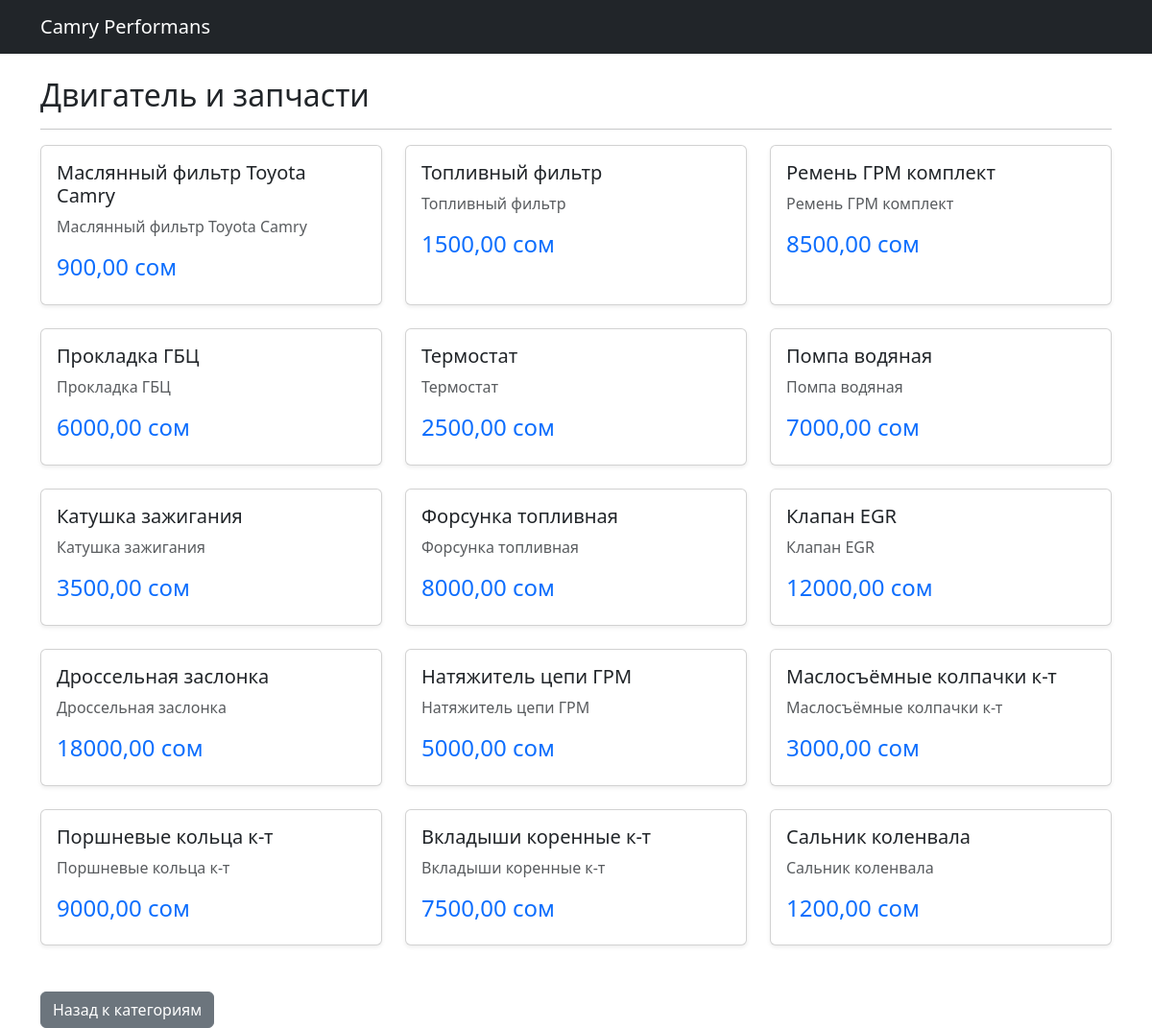
The page /category/dvigatel/ on the database its author committed.
### core/models.py (models this page shows, shortened)
class Category(models.Model):
    name       = models.CharField(max_length=100, verbose_name='Название')
    slug       = models.SlugField(unique=True)
    department = models.CharField(max_length=20, choices=DEPARTMENT_CHOICES, default='stock', verbose_name='Отдел')
    description= models.TextField(blank=True, verbose_name='Описание')
    image      = models.ImageField(upload_to='categories/', blank=True, null=True, verbose_name='Фото')
    class Meta:
        verbose_name = 'Категория'
        verbose_name_plural = 'Категории'

class Product(models.Model):
    category       = models.ForeignKey(Category, on_delete=models.CASCADE, related_name='products', verbose_name='Категория')
    compatible_with= models.ManyToManyField(CarModel, blank=True, verbose_name='Совместимость')
    title          = models.CharField(max_length=250, verbose_name='Название')
    description    = models.TextField(verbose_name='Описание')
    price          = models.DecimalField(max_digits=10, decimal_places=2, verbose_name='Цена (сом)')
    image          = models.ImageField(upload_to='products/', blank=True, null=True, verbose_name='Фото')
    in_stock       = models.BooleanField(default=True, verbose_name='В наличии')
    is_premium     = models.BooleanField(default=False, verbose_name='Премиум')
    created_at     = models.DateTimeField(auto_now_add=True)
    class Meta:
        verbose_name = 'Товар'
        verbose_name_plural = 'Товары'

### core/views.py (the view)
# urls.py: path('category/<slug:slug>/', views.category_detail, name='category_detail'),
def category_detail(request, slug):
    category = get_object_or_404(Category, slug=slug)
    products = category.products.all()
    return render(request, 'category_detail.html', {'category': category, 'products': products})

### core/templates/category_detail.html (shortened to what this page needs)
{% load static %}
<!DOCTYPE html>
<html lang="ru">
<head>
    <link href="https://cdn.jsdelivr.net/npm/bootstrap@5.3.0/dist/css/bootstrap.min.css" rel="stylesheet">
</head>
<body>
<nav class="navbar navbar-dark bg-dark mb-4">
    <div class="container"><a class="navbar-brand" href="/">Camry Performans</a></div>
</nav>
<div class="container">
    <h2>{{ category.name }}</h2>
    <hr>
    <div class="row row-cols-1 row-cols-md-3 g-4">
        {% for product in products %}
        <div class="col">
            <div class="card h-100 shadow-sm">
                <div class="card-body">
                    <h5 class="card-title">{{ product.title }}</h5>
                    <p class="card-text text-muted">{{ product.description|truncatewords:10 }}</p>
                    <h4 class="text-primary">{{ product.price }} сом</h4>
                </div>
            </div>
        </div>
        {% empty %}
        <p>В этой категории пока нет товаров.</p>
        {% endfor %}
    </div>
    <a href="/" class="btn btn-secondary mt-5">Назад к категориям</a>
</div>
</body>
</html>

### rows shown on the page
Category: name "Двигатель и запчасти"
Product: title "Маслянный фильтр Toyota Camry", description "Маслянный фильтр Toyota Camry", price "900,00"
Product: title "Топливный фильтр", description "Топливный фильтр", price "1500,00"
Product: title "Ремень ГРМ комплект", description "Ремень ГРМ комплект", price "8500,00"
Product: title "Прокладка ГБЦ", description "Прокладка ГБЦ", price "6000,00"
Product: title "Термостат", description "Термостат", price "2500,00"
Product: title "Помпа водяная", description "Помпа водяная", price "7000,00"
Product: title "Катушка зажигания", description "Катушка зажигания", price "3500,00"
Product: title "Форсунка топливная", description "Форсунка топливная", price "8000,00"
Product: title "Клапан EGR", description "Клапан EGR", price "12000,00"
Product: title "Дроссельная заслонка", description "Дроссельная заслонка", price "18000,00"
Product: title "Натяжитель цепи ГРМ", description "Натяжитель цепи ГРМ", price "5000,00"
Product: title "Маслосъёмные колпачки к-т", description "Маслосъёмные колпачки к-т", price "3000,00"
Product: title "Поршневые кольца к-т", description "Поршневые кольца к-т", price "9000,00"
Product: title "Вкладыши коренные к-т", description "Вкладыши коренные к-т", price "7500,00"
Product: title "Сальник коленвала", description "Сальник коленвала", price "1200,00"
